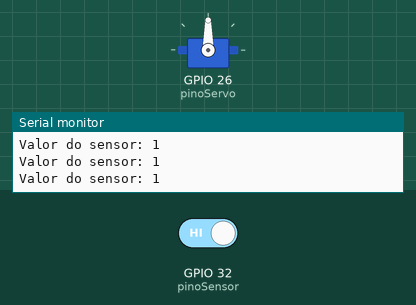
This sketch was run on a simulated ESP32. On the bench: servo, the last lines printed to the serial monitor. The test bench sets the inputs (shaded band); at power-on: GPIO 32 (pinoSensor) HIGH.

Above: at 1.2 s.
1.3 s: GPIO 32 (pinoSensor) driven LOW
At 2.4 s:
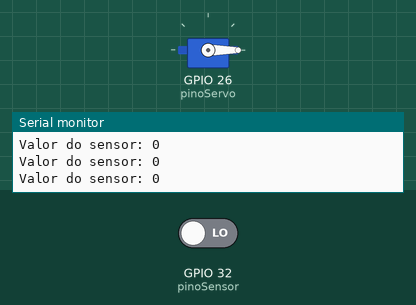
Timing chart, 0 to 8.8 s (numbered marks = the images above; inputs shaded):
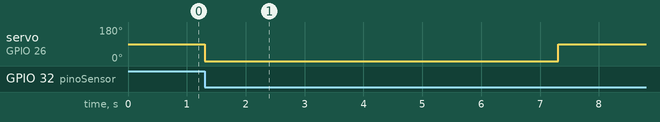

Measured:
- after the input at 1.3 s, servo on GPIO 26 (pinoServo): 90° → 0° at once, → 90° 6.0 s later

The sketch:

Alimentador_Paula.ino
```cpp
#include <ESP32Servo.h>

#define ROTACAO 6                // Número de rotações
#define INTERVALO_5_MINUTOS 300000 // 5 minutos em milissegundos (300.000 ms)


//Pinos VCC é o Vin, e o GND da placa
// Define o pino onde o sensor infravermelho está conectado
const int pinoSensor = 32;  // Pino D32

// Define o pino onde o servo motor está conectado
const int pinoServo = 26;  // Pino D26 (ou outro pino PWM)

// Cria um objeto da classe Servo
Servo meuServo;

// Variáveis para controle do timer
unsigned long tempoInicioRotacao = 0; // Armazena o tempo de início da rotação
unsigned long tempoUltimaAtivacao = 0; // Armazena o tempo da última ativação
bool emRotacao = false; // Indica se o servo está em rotação
bool primeiraAtivacao = true; // Indica se é a primeira ativação

void setup() {
  // Inicia a comunicação serial para monitoramento
  Serial.begin(115200);

  // Configura o pino do sensor como entrada
  pinMode(pinoSensor, INPUT);

  // Anexa o servo ao pino definido
  meuServo.attach(pinoServo);

  // Para o servo inicialmente
  meuServo.write(90);  // 90 é o ponto neutro (parado) para servos de rotação contínua
}

void loop() {
  // Lê o valor do sensor
  int valorSensor = digitalRead(pinoSensor);

  // Debug do valor lido no sensor
  Serial.print("Valor do sensor: ");
  Serial.println(valorSensor);

  // Verifica se o sensor está em LOW e se é a primeira ativação ou já passaram 5 minutos desde a última ativação
  if (valorSensor == LOW && !emRotacao && (primeiraAtivacao || (millis() - tempoUltimaAtivacao >= INTERVALO_5_MINUTOS))) {
    Serial.println("Iniciando rotação...");

    // Marca o tempo de início da rotação
    tempoInicioRotacao = millis();
    emRotacao = true; // Indica que o servo está em rotação
    primeiraAtivacao = false; // Marca que a primeira ativação já ocorreu

    // Gira no sentido horário (ajuste o valor conforme necessário)
    meuServo.write(0);  // Valor 0 para rotação máxima em um sentido
  }

  // Verifica se o servo está em rotação e se o tempo de rotação já passou
  if (emRotacao && (millis() - tempoInicioRotacao >= ROTACAO * 1000)) {
    // Para o servo
    meuServo.write(90);  // Volta ao ponto neutro (parado)

    // Marca o tempo da última ativação
    tempoUltimaAtivacao = millis();
    emRotacao = false; // Indica que o servo parou de girar

    Serial.println("Rotação concluída. Aguardando 5 minutos para próxima ativação.");
  }

  // Aguarda um pouco antes de ler novamente
  delay(100);
}
```
